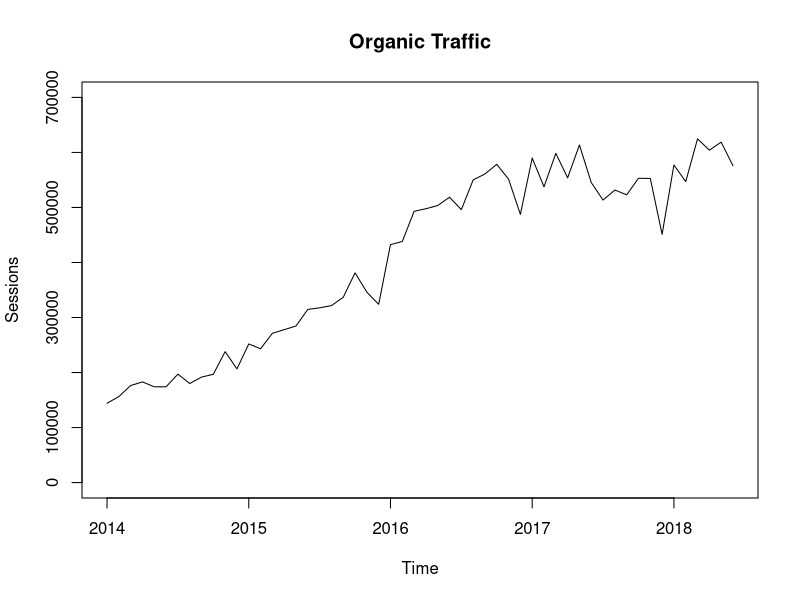
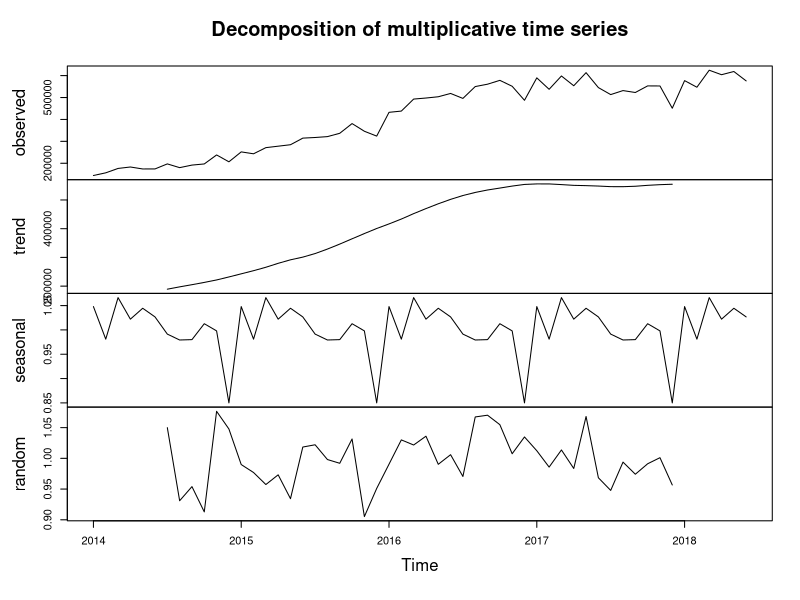
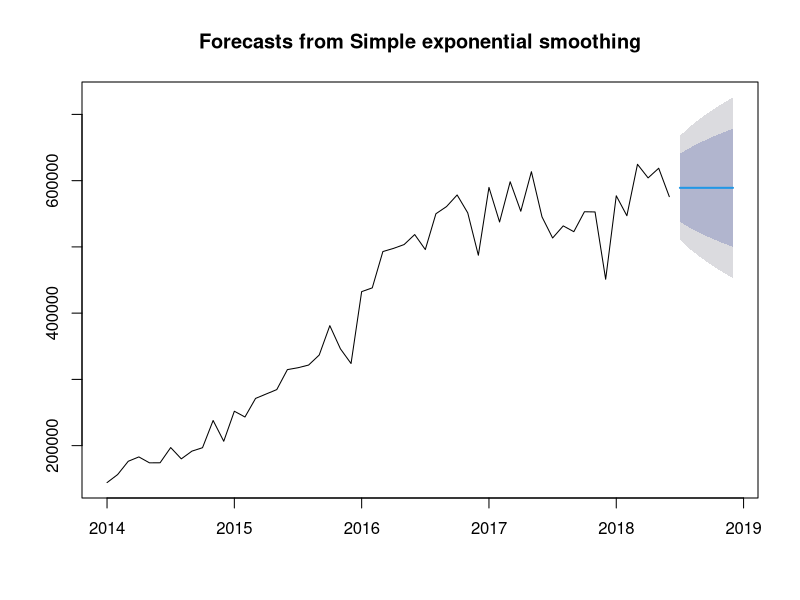
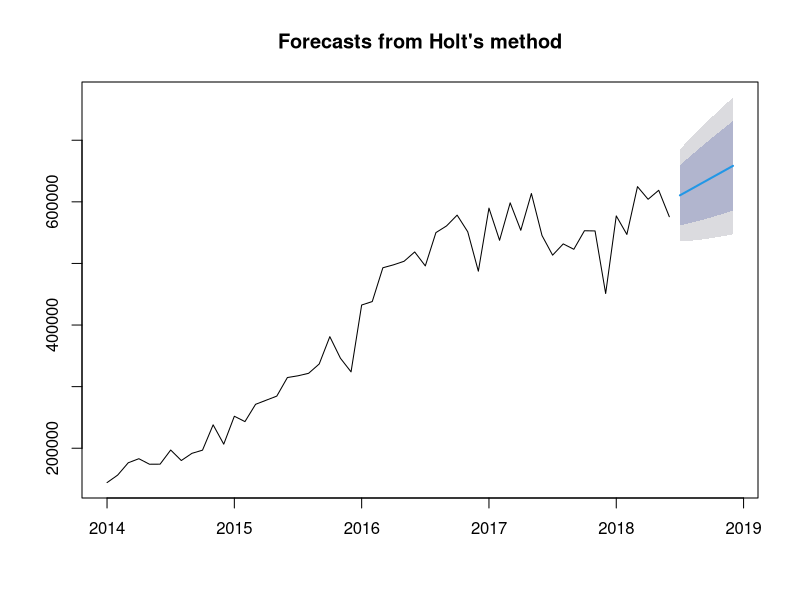
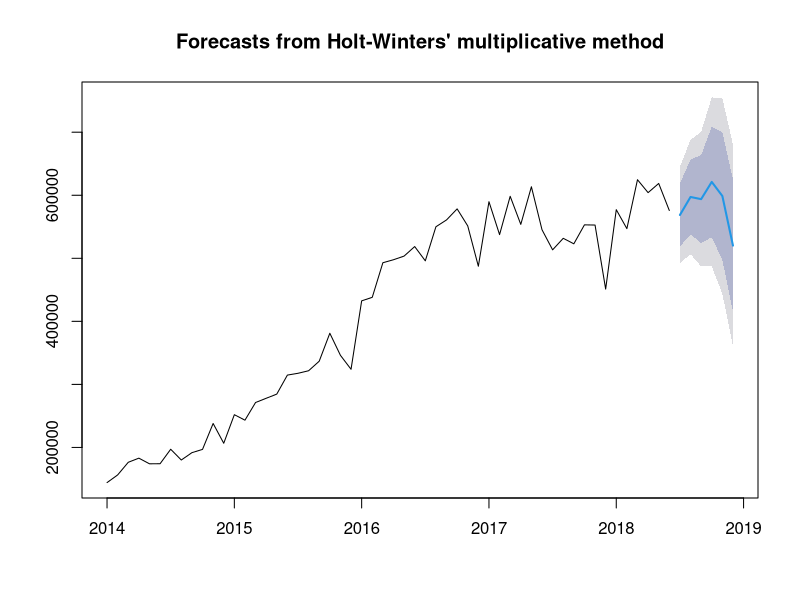
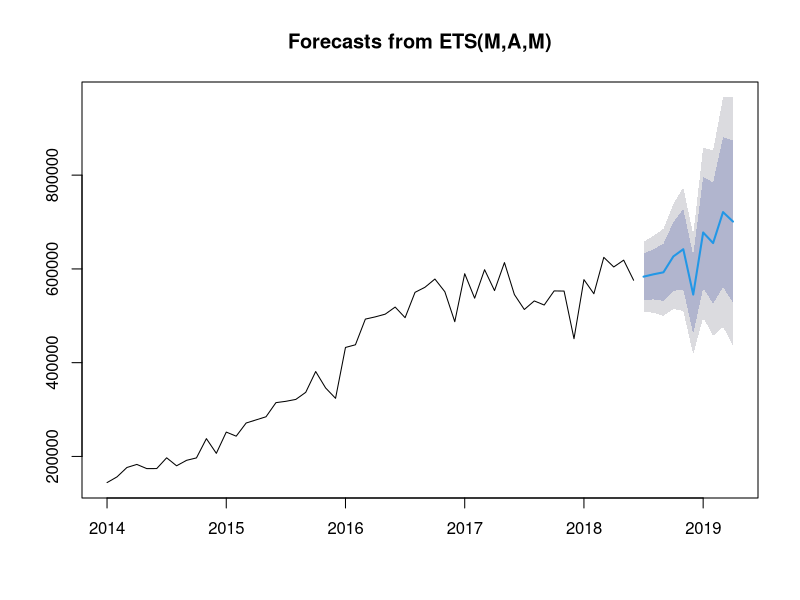
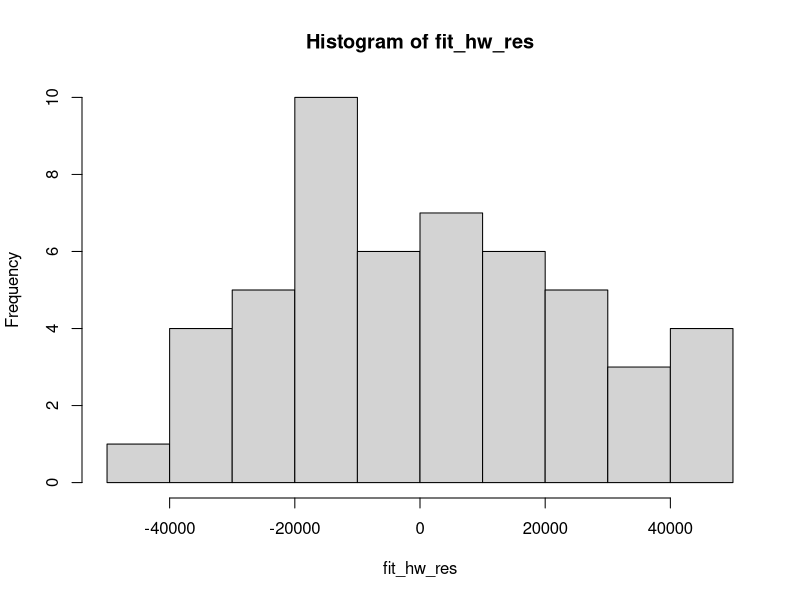

Reproduce these figures in R, in order.
#Reading in CSV file with header from set working directory
data <- read.csv("organic-traffic.csv", header = T)
#Checking format of the data
head(data)
#Checking class of date column in data / confirming "factor" class
class(data[,1])
#Converting "factor" to "Date" according to cell formatting in CSV file
data[,1] <- as.Date(data[,1], format = "%m/%d/%y")
#Converting vector of "Organic Sessions" into time series object
Organic_Traffic <- ts(data[,2], start = c(2014,1), end = c(2018,6), frequency = 12)
#Avoiding scientific notation for y-axis values
options(scipen=999)
#Plotting our "Organic Traffic" data
plot(Organic_Traffic, main = "Organic Traffic", ylab = "Sessions", ylim = c(0, 700000))


#Decomposing data into seasonal, trend and irregular components using classical decomposition
fit_decompose <- decompose(Organic_Traffic, type = "multiplicative")
#Printing component data of decomposition 
fit_decompose
#Plotting component data of decomposition
plot(fit_decompose)


#Install and load forecast package if not installed
if(!require(forecast)) {
  install.packages("forecast", dependencies = T)
  library(forecast) }
#Fit simple exponential smoothing model to data and show summary
fit_ses <- ses(Organic_Traffic, h = 6)
summary(fit_ses)
#Plot the forecasted values
plot(fit_ses)


#Fit Holt exponential smoothing model to data and show summary
fit_holt <- holt(Organic_Traffic, h = 6)
summary(fit_holt)
#Plot the forecasted values
plot(fit_holt)


#Fit Holt-Winters exponential smoothing model to data and show summary
fit_hw <- hw(Organic_Traffic, h = 6, seasonal = "multiplicative")
summary(fit_hw)
#Plot the forecasted values
plot(fit_hw)


#Fit automated exponential smoothing model to data and show summary
fit_auto <- forecast(Organic_Traffic, h = 10)
summary(fit_auto)
#Plot the forecasted values
plot(forecast(fit_auto))


#Fit automated exponential smoothing model to training dataset and calculate forecast accuracy
train <- window(Organic_Traffic, end = c(2018, 3))
test <- window(Organic_Traffic, start = c(2018, 4))
fit_hw_train <- hw(train)
fit_auto_train <- forecast(train)
accuracy(forecast(fit_hw_train), test) ["Test set", "RMSE"]
accuracy(forecast(fit_auto_train), test) ["Test set", "RMSE"]


#Calcuate mean of residuals and plot histogram for residuals
fit_hw_res <- residuals(forecast(fit_hw_train))
fit_auto_res <- residuals(forecast(fit_auto_train))
mean(fit_hw_res)
mean(fit_auto_res)
hist(fit_hw_res)
